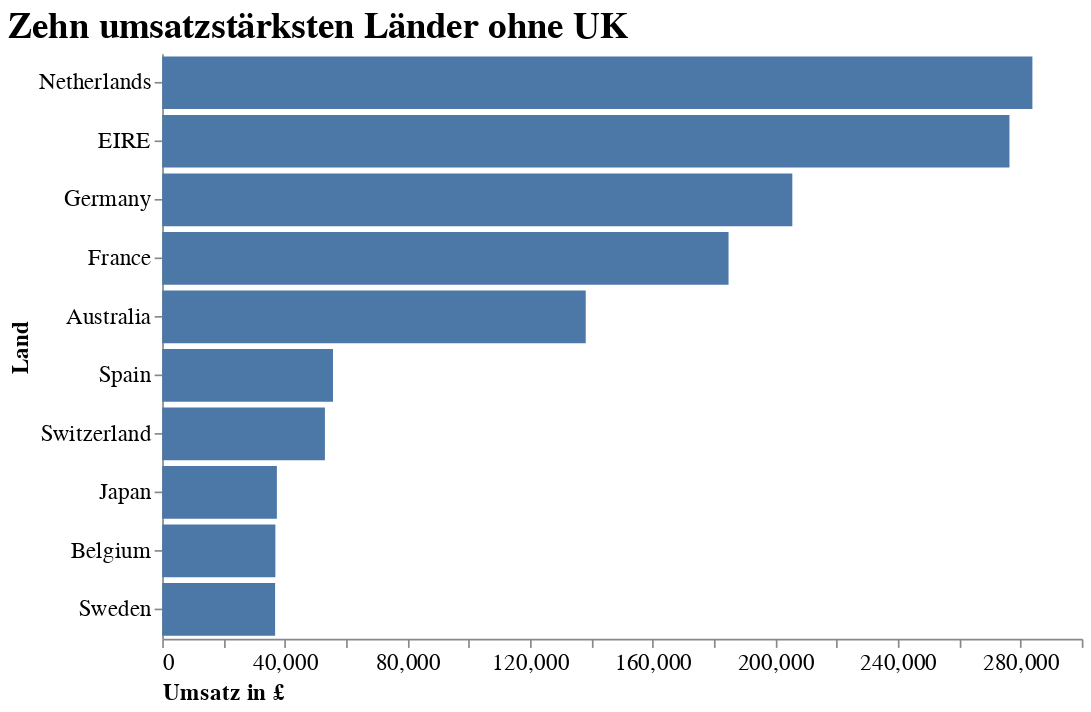

Write notebook code for a chart like this one.
### Markdown cell above
##### Zehn umsatzstärksten Länder ohne UK

### Code cell
# Filter nach den umsatzstärksten Ländern ohne UK
df_sales = df_sales[~df_sales["StockCode"].isin(set_stockcode)]
df_plot = df_sales.groupby("Country").sum().sort_values(["TotalPrice"], ascending=False)[1:11]
df_plot["Country"] = df_plot.index


# Visualisierung der umsatzstärksten Kunden
alt.Chart(df_plot).mark_bar().encode(
    x=alt.X("TotalPrice",
            axis=alt.Axis(title="Umsatz in £", 
                          labelAngle=0,
                          titleAnchor="start",
                          grid=False)),
    y=alt.Y("Country",
            sort="-x", 
            axis=alt.Axis(title = "Land",
                          titleAnchor="middle"))
).properties(
    title="Zehn umsatzstärksten Länder ohne UK",
    width=550,
    height=350
).configure_view(
    strokeWidth=0
).configure_title(
    fontSize=22,
    font='Futura std medium',
    color='black',
    anchor='start'
).configure_axis(
    labelFont='Futura std medium',
    titleFont='Futura std medium',
    labelFontSize=14,
    titleFontSize=14
)

### Figure 1 — Vega-Lite specification as saved in the notebook (floating-point values rounded to 4 significant figures)
{"config": {"view": {"continuousWidth": 400, "continuousHeight": 300, "strokeWidth": 0}, "axis": {"labelFont": "Futura std medium", "labelFontSize": 14, "titleFont": "Futura std medium", "titleFontSize": 14}, "title": {"anchor": "start", "color": "black", "font": "Futura std medium", "fontSize": 22}}, "data": {"name": "data-19e4799b93578214e100557a378490c9"}, "mark": "bar", "encoding": {"x": {"type": "quantitative", "axis": {"grid": false, "labelAngle": 0, "title": "Umsatz in £", "titleAnchor": "start"}, "field": "TotalPrice"}, "y": {"type": "nominal", "axis": {"title": "Land", "titleAnchor": "middle"}, "field": "Country", "sort": "-x"}}, "height": 350, "title": "Zehn umsatzstärksten Länder ohne UK", "width": 550, "$schema": "https://vega.github.io/schema/vega-lite/v4.8.1.json", "datasets": {"data-19e4799b93578214e100557a378490c9": [{"Quantity": 200834, "UnitPrice": 5687.0, "TotalPrice": 283900.0, "Country": "Netherlands"}, {"Quantity": 147442, "UnitPrice": 31440.0, "TotalPrice": 276400.0, "Country": "EIRE"}, {"Quantity": 118140, "UnitPrice": 23550.0, "TotalPrice": 205600.0, "Country": "Germany"}, {"Quantity": 111272, "UnitPrice": 21650.0, "TotalPrice": 184800.0, "Country": "France"}, {"Quantity": 84208, "UnitPrice": 3262.0, "TotalPrice": 138200.0, "Country": "Australia"}, {"Quantity": 27742, "UnitPrice": 7768.0, "TotalPrice": 55730.0, "Country": "Spain"}, {"Quantity": 30528, "UnitPrice": 5433.0, "TotalPrice": 53090.0, "Country": "Switzerland"}, {"Quantity": 26016, "UnitPrice": 657.2, "TotalPrice": 37420.0, "Country": "Japan"}, {"Quantity": 22962, "UnitPrice": 5888.0, "TotalPrice": 36930.0, "Country": "Belgium"}, {"Quantity": 36042, "UnitPrice": 854.8, "TotalPrice": 36840.0, "Country": "Sweden"}]}}
